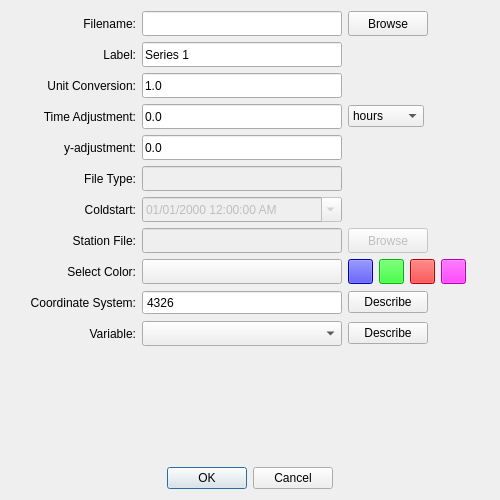
<?xml version="1.0" encoding="UTF-8"?>
<ui version="4.0">
 <comment>
//-------------------------------GPL-------------------------------------//
//
// MetOcean Viewer - A simple interface for viewing hydrodynamic model data
// Copyright (C) 2015  Zach Cobell
//
// This program is free software: you can redistribute it and/or modify
// it under the terms of the GNU General Public License as published by
// the Free Software Foundation, either version 3 of the License, or
// (at your option) any later version.
//
// This program is distributed in the hope that it will be useful,
// but WITHOUT ANY WARRANTY; without even the implied warranty of
// MERCHANTABILITY or FITNESS FOR A PARTICULAR PURPOSE.  See the
// GNU General Public License for more details.
//
// You should have received a copy of the GNU General Public License
// along with this program.  If not, see http://www.gnu.org/licenses/.
//
//-----------------------------------------------------------------------//
</comment>
 <class>mov_dialog_addtimeseries</class>
 <widget class="QDialog" name="mov_dialog_addtimeseries">
  <property name="windowModality">
   <enum>Qt::WindowModal</enum>
  </property>
  <property name="geometry">
   <rect>
    <x>0</x>
    <y>0</y>
    <width>500</width>
    <height>500</height>
   </rect>
  </property>
  <property name="sizePolicy">
   <sizepolicy hsizetype="Expanding" vsizetype="Expanding">
    <horstretch>0</horstretch>
    <verstretch>0</verstretch>
   </sizepolicy>
  </property>
  <property name="minimumSize">
   <size>
    <width>500</width>
    <height>500</height>
   </size>
  </property>
  <property name="maximumSize">
   <size>
    <width>500</width>
    <height>500</height>
   </size>
  </property>
  <property name="windowTitle">
   <string>Add Timeseries Data</string>
  </property>
  <property name="windowIcon">
   <iconset>
    <normaloff>:/rsc/img/icon.png</normaloff>:/rsc/img/icon.png</iconset>
  </property>
  <layout class="QVBoxLayout" name="verticalLayout">
   <item>
    <layout class="QHBoxLayout" name="horizontalLayout">
     <item>
      <widget class="QLabel" name="label_filename">
       <property name="minimumSize">
        <size>
         <width>125</width>
         <height>25</height>
        </size>
       </property>
       <property name="maximumSize">
        <size>
         <width>125</width>
         <height>25</height>
        </size>
       </property>
       <property name="text">
        <string>Filename:</string>
       </property>
       <property name="alignment">
        <set>Qt::AlignRight|Qt::AlignTrailing|Qt::AlignVCenter</set>
       </property>
      </widget>
     </item>
     <item>
      <widget class="QLineEdit" name="text_filename">
       <property name="sizePolicy">
        <sizepolicy hsizetype="Fixed" vsizetype="Fixed">
         <horstretch>0</horstretch>
         <verstretch>0</verstretch>
        </sizepolicy>
       </property>
       <property name="minimumSize">
        <size>
         <width>200</width>
         <height>25</height>
        </size>
       </property>
       <property name="maximumSize">
        <size>
         <width>200</width>
         <height>25</height>
        </size>
       </property>
       <property name="readOnly">
        <bool>true</bool>
       </property>
       <property name="clearButtonEnabled">
        <bool>false</bool>
       </property>
      </widget>
     </item>
     <item>
      <widget class="QPushButton" name="browse_filebrowse">
       <property name="sizePolicy">
        <sizepolicy hsizetype="Fixed" vsizetype="Fixed">
         <horstretch>0</horstretch>
         <verstretch>0</verstretch>
        </sizepolicy>
       </property>
       <property name="minimumSize">
        <size>
         <width>75</width>
         <height>25</height>
        </size>
       </property>
       <property name="text">
        <string>Browse</string>
       </property>
      </widget>
     </item>
     <item>
      <spacer name="horizontalSpacer">
       <property name="orientation">
        <enum>Qt::Horizontal</enum>
       </property>
       <property name="sizeHint" stdset="0">
        <size>
         <width>40</width>
         <height>20</height>
        </size>
       </property>
      </spacer>
     </item>
    </layout>
   </item>
   <item>
    <layout class="QHBoxLayout" name="horizontalLayout_2">
     <item>
      <widget class="QLabel" name="label_seriesname">
       <property name="minimumSize">
        <size>
         <width>125</width>
         <height>25</height>
        </size>
       </property>
       <property name="maximumSize">
        <size>
         <width>125</width>
         <height>25</height>
        </size>
       </property>
       <property name="text">
        <string>Label:</string>
       </property>
       <property name="alignment">
        <set>Qt::AlignRight|Qt::AlignTrailing|Qt::AlignVCenter</set>
       </property>
      </widget>
     </item>
     <item>
      <widget class="QLineEdit" name="text_seriesname">
       <property name="minimumSize">
        <size>
         <width>200</width>
         <height>25</height>
        </size>
       </property>
       <property name="maximumSize">
        <size>
         <width>200</width>
         <height>25</height>
        </size>
       </property>
       <property name="text">
        <string>Series 1</string>
       </property>
      </widget>
     </item>
     <item>
      <spacer name="horizontalSpacer_2">
       <property name="orientation">
        <enum>Qt::Horizontal</enum>
       </property>
       <property name="sizeHint" stdset="0">
        <size>
         <width>40</width>
         <height>20</height>
        </size>
       </property>
      </spacer>
     </item>
    </layout>
   </item>
   <item>
    <layout class="QHBoxLayout" name="horizontalLayout_3">
     <item>
      <widget class="QLabel" name="label_unitconvert">
       <property name="minimumSize">
        <size>
         <width>125</width>
         <height>25</height>
        </size>
       </property>
       <property name="maximumSize">
        <size>
         <width>125</width>
         <height>25</height>
        </size>
       </property>
       <property name="text">
        <string>Unit Conversion:</string>
       </property>
       <property name="alignment">
        <set>Qt::AlignRight|Qt::AlignTrailing|Qt::AlignVCenter</set>
       </property>
      </widget>
     </item>
     <item>
      <widget class="QLineEdit" name="text_unitconvert">
       <property name="minimumSize">
        <size>
         <width>200</width>
         <height>25</height>
        </size>
       </property>
       <property name="maximumSize">
        <size>
         <width>200</width>
         <height>25</height>
        </size>
       </property>
       <property name="inputMask">
        <string/>
       </property>
       <property name="text">
        <string>1.0</string>
       </property>
      </widget>
     </item>
     <item>
      <spacer name="horizontalSpacer_3">
       <property name="orientation">
        <enum>Qt::Horizontal</enum>
       </property>
       <property name="sizeHint" stdset="0">
        <size>
         <width>40</width>
         <height>20</height>
        </size>
       </property>
      </spacer>
     </item>
    </layout>
   </item>
   <item>
    <layout class="QHBoxLayout" name="horizontalLayout_4">
     <item>
      <widget class="QLabel" name="label_xadjust">
       <property name="minimumSize">
        <size>
         <width>125</width>
         <height>25</height>
        </size>
       </property>
       <property name="maximumSize">
        <size>
         <width>125</width>
         <height>25</height>
        </size>
       </property>
       <property name="text">
        <string> Time Adjustment:</string>
       </property>
       <property name="alignment">
        <set>Qt::AlignRight|Qt::AlignTrailing|Qt::AlignVCenter</set>
       </property>
      </widget>
     </item>
     <item>
      <widget class="QLineEdit" name="text_xadjust">
       <property name="minimumSize">
        <size>
         <width>200</width>
         <height>25</height>
        </size>
       </property>
       <property name="maximumSize">
        <size>
         <width>200</width>
         <height>25</height>
        </size>
       </property>
       <property name="inputMask">
        <string/>
       </property>
       <property name="text">
        <string>0.0</string>
       </property>
      </widget>
     </item>
     <item>
      <widget class="QComboBox" name="combo_timeSelect">
       <property name="currentIndex">
        <number>2</number>
       </property>
       <item>
        <property name="text">
         <string>seconds</string>
        </property>
       </item>
       <item>
        <property name="text">
         <string>minutes</string>
        </property>
       </item>
       <item>
        <property name="text">
         <string>hours</string>
        </property>
       </item>
       <item>
        <property name="text">
         <string>days</string>
        </property>
       </item>
      </widget>
     </item>
     <item>
      <spacer name="horizontalSpacer_4">
       <property name="orientation">
        <enum>Qt::Horizontal</enum>
       </property>
       <property name="sizeHint" stdset="0">
        <size>
         <width>40</width>
         <height>20</height>
        </size>
       </property>
      </spacer>
     </item>
    </layout>
   </item>
   <item>
    <layout class="QHBoxLayout" name="horizontalLayout_5">
     <item>
      <widget class="QLabel" name="label_yadjust">
       <property name="minimumSize">
        <size>
         <width>125</width>
         <height>25</height>
        </size>
       </property>
       <property name="maximumSize">
        <size>
         <width>125</width>
         <height>25</height>
        </size>
       </property>
       <property name="text">
        <string>y-adjustment:</string>
       </property>
       <property name="alignment">
        <set>Qt::AlignRight|Qt::AlignTrailing|Qt::AlignVCenter</set>
       </property>
      </widget>
     </item>
     <item>
      <widget class="QLineEdit" name="text_yadjust">
       <property name="minimumSize">
        <size>
         <width>200</width>
         <height>25</height>
        </size>
       </property>
       <property name="maximumSize">
        <size>
         <width>200</width>
         <height>25</height>
        </size>
       </property>
       <property name="inputMask">
        <string/>
       </property>
       <property name="text">
        <string>0.0</string>
       </property>
      </widget>
     </item>
     <item>
      <spacer name="horizontalSpacer_5">
       <property name="orientation">
        <enum>Qt::Horizontal</enum>
       </property>
       <property name="sizeHint" stdset="0">
        <size>
         <width>40</width>
         <height>20</height>
        </size>
       </property>
      </spacer>
     </item>
    </layout>
   </item>
   <item>
    <layout class="QHBoxLayout" name="horizontalLayout_6">
     <item>
      <widget class="QLabel" name="label_filetype">
       <property name="enabled">
        <bool>true</bool>
       </property>
       <property name="minimumSize">
        <size>
         <width>125</width>
         <height>25</height>
        </size>
       </property>
       <property name="maximumSize">
        <size>
         <width>125</width>
         <height>25</height>
        </size>
       </property>
       <property name="text">
        <string>File Type:</string>
       </property>
       <property name="alignment">
        <set>Qt::AlignRight|Qt::AlignTrailing|Qt::AlignVCenter</set>
       </property>
      </widget>
     </item>
     <item>
      <widget class="QLineEdit" name="text_filetype">
       <property name="enabled">
        <bool>false</bool>
       </property>
       <property name="minimumSize">
        <size>
         <width>200</width>
         <height>25</height>
        </size>
       </property>
       <property name="maximumSize">
        <size>
         <width>200</width>
         <height>25</height>
        </size>
       </property>
       <property name="inputMask">
        <string/>
       </property>
       <property name="text">
        <string/>
       </property>
      </widget>
     </item>
     <item>
      <spacer name="horizontalSpacer_6">
       <property name="orientation">
        <enum>Qt::Horizontal</enum>
       </property>
       <property name="sizeHint" stdset="0">
        <size>
         <width>40</width>
         <height>20</height>
        </size>
       </property>
      </spacer>
     </item>
    </layout>
   </item>
   <item>
    <layout class="QHBoxLayout" name="horizontalLayout_7">
     <item>
      <widget class="QLabel" name="label_coldstart">
       <property name="minimumSize">
        <size>
         <width>125</width>
         <height>25</height>
        </size>
       </property>
       <property name="maximumSize">
        <size>
         <width>125</width>
         <height>25</height>
        </size>
       </property>
       <property name="text">
        <string>Coldstart:</string>
       </property>
       <property name="alignment">
        <set>Qt::AlignRight|Qt::AlignTrailing|Qt::AlignVCenter</set>
       </property>
      </widget>
     </item>
     <item>
      <widget class="QDateTimeEdit" name="date_coldstart">
       <property name="enabled">
        <bool>false</bool>
       </property>
       <property name="minimumSize">
        <size>
         <width>200</width>
         <height>25</height>
        </size>
       </property>
       <property name="maximumSize">
        <size>
         <width>200</width>
         <height>25</height>
        </size>
       </property>
       <property name="displayFormat">
        <string>MM/dd/yyyy hh:mm:ss AP</string>
       </property>
       <property name="calendarPopup">
        <bool>true</bool>
       </property>
      </widget>
     </item>
     <item>
      <spacer name="horizontalSpacer_7">
       <property name="orientation">
        <enum>Qt::Horizontal</enum>
       </property>
       <property name="sizeHint" stdset="0">
        <size>
         <width>40</width>
         <height>20</height>
        </size>
       </property>
      </spacer>
     </item>
    </layout>
   </item>
   <item>
    <layout class="QHBoxLayout" name="horizontalLayout_8">
     <item>
      <widget class="QLabel" name="label_filename_2">
       <property name="minimumSize">
        <size>
         <width>125</width>
         <height>25</height>
        </size>
       </property>
       <property name="maximumSize">
        <size>
         <width>125</width>
         <height>25</height>
        </size>
       </property>
       <property name="text">
        <string>Station File:</string>
       </property>
       <property name="alignment">
        <set>Qt::AlignRight|Qt::AlignTrailing|Qt::AlignVCenter</set>
       </property>
      </widget>
     </item>
     <item>
      <widget class="QLineEdit" name="text_stationfile">
       <property name="enabled">
        <bool>false</bool>
       </property>
       <property name="sizePolicy">
        <sizepolicy hsizetype="Fixed" vsizetype="Fixed">
         <horstretch>0</horstretch>
         <verstretch>0</verstretch>
        </sizepolicy>
       </property>
       <property name="minimumSize">
        <size>
         <width>200</width>
         <height>25</height>
        </size>
       </property>
       <property name="maximumSize">
        <size>
         <width>200</width>
         <height>25</height>
        </size>
       </property>
       <property name="readOnly">
        <bool>true</bool>
       </property>
       <property name="clearButtonEnabled">
        <bool>false</bool>
       </property>
      </widget>
     </item>
     <item>
      <widget class="QPushButton" name="browse_stationfile">
       <property name="enabled">
        <bool>false</bool>
       </property>
       <property name="sizePolicy">
        <sizepolicy hsizetype="Fixed" vsizetype="Fixed">
         <horstretch>0</horstretch>
         <verstretch>0</verstretch>
        </sizepolicy>
       </property>
       <property name="minimumSize">
        <size>
         <width>75</width>
         <height>25</height>
        </size>
       </property>
       <property name="text">
        <string>Browse</string>
       </property>
      </widget>
     </item>
     <item>
      <spacer name="horizontalSpacer_8">
       <property name="orientation">
        <enum>Qt::Horizontal</enum>
       </property>
       <property name="sizeHint" stdset="0">
        <size>
         <width>40</width>
         <height>20</height>
        </size>
       </property>
      </spacer>
     </item>
    </layout>
   </item>
   <item>
    <layout class="QHBoxLayout" name="horizontalLayout_9">
     <item>
      <widget class="QLabel" name="label_color">
       <property name="minimumSize">
        <size>
         <width>125</width>
         <height>25</height>
        </size>
       </property>
       <property name="maximumSize">
        <size>
         <width>125</width>
         <height>25</height>
        </size>
       </property>
       <property name="text">
        <string>Select Color:</string>
       </property>
       <property name="alignment">
        <set>Qt::AlignRight|Qt::AlignTrailing|Qt::AlignVCenter</set>
       </property>
      </widget>
     </item>
     <item>
      <widget class="QPushButton" name="button_seriesColor">
       <property name="minimumSize">
        <size>
         <width>200</width>
         <height>25</height>
        </size>
       </property>
       <property name="maximumSize">
        <size>
         <width>200</width>
         <height>25</height>
        </size>
       </property>
       <property name="text">
        <string/>
       </property>
      </widget>
     </item>
     <item>
      <widget class="QPushButton" name="button_presetColor1">
       <property name="minimumSize">
        <size>
         <width>25</width>
         <height>25</height>
        </size>
       </property>
       <property name="maximumSize">
        <size>
         <width>25</width>
         <height>25</height>
        </size>
       </property>
       <property name="styleSheet">
        <string notr="true">background-color: #0000ff</string>
       </property>
       <property name="text">
        <string/>
       </property>
      </widget>
     </item>
     <item>
      <widget class="QPushButton" name="button_presetColor2">
       <property name="minimumSize">
        <size>
         <width>25</width>
         <height>25</height>
        </size>
       </property>
       <property name="maximumSize">
        <size>
         <width>25</width>
         <height>25</height>
        </size>
       </property>
       <property name="styleSheet">
        <string notr="true">background-color: #00ff00</string>
       </property>
       <property name="text">
        <string/>
       </property>
      </widget>
     </item>
     <item>
      <widget class="QPushButton" name="button_presetColor3">
       <property name="minimumSize">
        <size>
         <width>25</width>
         <height>25</height>
        </size>
       </property>
       <property name="maximumSize">
        <size>
         <width>25</width>
         <height>25</height>
        </size>
       </property>
       <property name="styleSheet">
        <string notr="true">background-color: #ff0000</string>
       </property>
       <property name="text">
        <string/>
       </property>
      </widget>
     </item>
     <item>
      <widget class="QPushButton" name="button_presetColor4">
       <property name="minimumSize">
        <size>
         <width>25</width>
         <height>25</height>
        </size>
       </property>
       <property name="maximumSize">
        <size>
         <width>25</width>
         <height>25</height>
        </size>
       </property>
       <property name="styleSheet">
        <string notr="true">background-color: #ff00ff</string>
       </property>
       <property name="text">
        <string/>
       </property>
      </widget>
     </item>
     <item>
      <spacer name="horizontalSpacer_9">
       <property name="orientation">
        <enum>Qt::Horizontal</enum>
       </property>
       <property name="sizeHint" stdset="0">
        <size>
         <width>40</width>
         <height>20</height>
        </size>
       </property>
      </spacer>
     </item>
    </layout>
   </item>
   <item>
    <layout class="QHBoxLayout" name="horizontalLayout_10">
     <item>
      <widget class="QLabel" name="label_epsg">
       <property name="minimumSize">
        <size>
         <width>125</width>
         <height>25</height>
        </size>
       </property>
       <property name="maximumSize">
        <size>
         <width>125</width>
         <height>25</height>
        </size>
       </property>
       <property name="text">
        <string>Coordinate System:</string>
       </property>
       <property name="alignment">
        <set>Qt::AlignRight|Qt::AlignTrailing|Qt::AlignVCenter</set>
       </property>
      </widget>
     </item>
     <item>
      <widget class="QSpinBox" name="spin_epsg">
       <property name="sizePolicy">
        <sizepolicy hsizetype="Fixed" vsizetype="Fixed">
         <horstretch>0</horstretch>
         <verstretch>0</verstretch>
        </sizepolicy>
       </property>
       <property name="minimumSize">
        <size>
         <width>200</width>
         <height>25</height>
        </size>
       </property>
       <property name="maximumSize">
        <size>
         <width>200</width>
         <height>25</height>
        </size>
       </property>
       <property name="styleSheet">
        <string notr="true"/>
       </property>
       <property name="buttonSymbols">
        <enum>QAbstractSpinBox::NoButtons</enum>
       </property>
       <property name="maximum">
        <number>100000</number>
       </property>
       <property name="value">
        <number>4326</number>
       </property>
      </widget>
     </item>
     <item>
      <widget class="QPushButton" name="button_describeepsg">
       <property name="text">
        <string>Describe</string>
       </property>
      </widget>
     </item>
     <item>
      <spacer name="horizontalSpacer_10">
       <property name="orientation">
        <enum>Qt::Horizontal</enum>
       </property>
       <property name="sizeHint" stdset="0">
        <size>
         <width>40</width>
         <height>20</height>
        </size>
       </property>
      </spacer>
     </item>
    </layout>
   </item>
   <item>
    <layout class="QHBoxLayout" name="horizontalLayout_11">
     <item>
      <widget class="QLabel" name="label_variable">
       <property name="minimumSize">
        <size>
         <width>125</width>
         <height>25</height>
        </size>
       </property>
       <property name="maximumSize">
        <size>
         <width>125</width>
         <height>25</height>
        </size>
       </property>
       <property name="text">
        <string>Variable:</string>
       </property>
       <property name="alignment">
        <set>Qt::AlignRight|Qt::AlignTrailing|Qt::AlignVCenter</set>
       </property>
      </widget>
     </item>
     <item>
      <widget class="QComboBox" name="combo_variableSelect">
       <property name="sizePolicy">
        <sizepolicy hsizetype="Fixed" vsizetype="Fixed">
         <horstretch>0</horstretch>
         <verstretch>0</verstretch>
        </sizepolicy>
       </property>
       <property name="minimumSize">
        <size>
         <width>200</width>
         <height>25</height>
        </size>
       </property>
       <property name="maximumSize">
        <size>
         <width>200</width>
         <height>25</height>
        </size>
       </property>
      </widget>
     </item>
     <item>
      <widget class="QPushButton" name="button_describeVariable">
       <property name="text">
        <string>Describe</string>
       </property>
      </widget>
     </item>
     <item>
      <spacer name="horizontalSpacer_11">
       <property name="orientation">
        <enum>Qt::Horizontal</enum>
       </property>
       <property name="sizeHint" stdset="0">
        <size>
         <width>40</width>
         <height>20</height>
        </size>
       </property>
      </spacer>
     </item>
    </layout>
   </item>
   <item>
    <spacer name="verticalSpacer">
     <property name="orientation">
      <enum>Qt::Vertical</enum>
     </property>
     <property name="sizeHint" stdset="0">
      <size>
       <width>20</width>
       <height>19</height>
      </size>
     </property>
    </spacer>
   </item>
   <item>
    <widget class="QDialogButtonBox" name="buttonBox">
     <property name="orientation">
      <enum>Qt::Horizontal</enum>
     </property>
     <property name="standardButtons">
      <set>QDialogButtonBox::Cancel|QDialogButtonBox::Ok</set>
     </property>
     <property name="centerButtons">
      <bool>true</bool>
     </property>
    </widget>
   </item>
  </layout>
 </widget>
 <resources/>
 <connections>
  <connection>
   <sender>buttonBox</sender>
   <signal>accepted()</signal>
   <receiver>mov_dialog_addtimeseries</receiver>
   <slot>accept()</slot>
   <hints>
    <hint type="sourcelabel">
     <x>248</x>
     <y>254</y>
    </hint>
    <hint type="destinationlabel">
     <x>157</x>
     <y>274</y>
    </hint>
   </hints>
  </connection>
  <connection>
   <sender>buttonBox</sender>
   <signal>rejected()</signal>
   <receiver>mov_dialog_addtimeseries</receiver>
   <slot>reject()</slot>
   <hints>
    <hint type="sourcelabel">
     <x>316</x>
     <y>260</y>
    </hint>
    <hint type="destinationlabel">
     <x>286</x>
     <y>274</y>
    </hint>
   </hints>
  </connection>
 </connections>
</ui>
